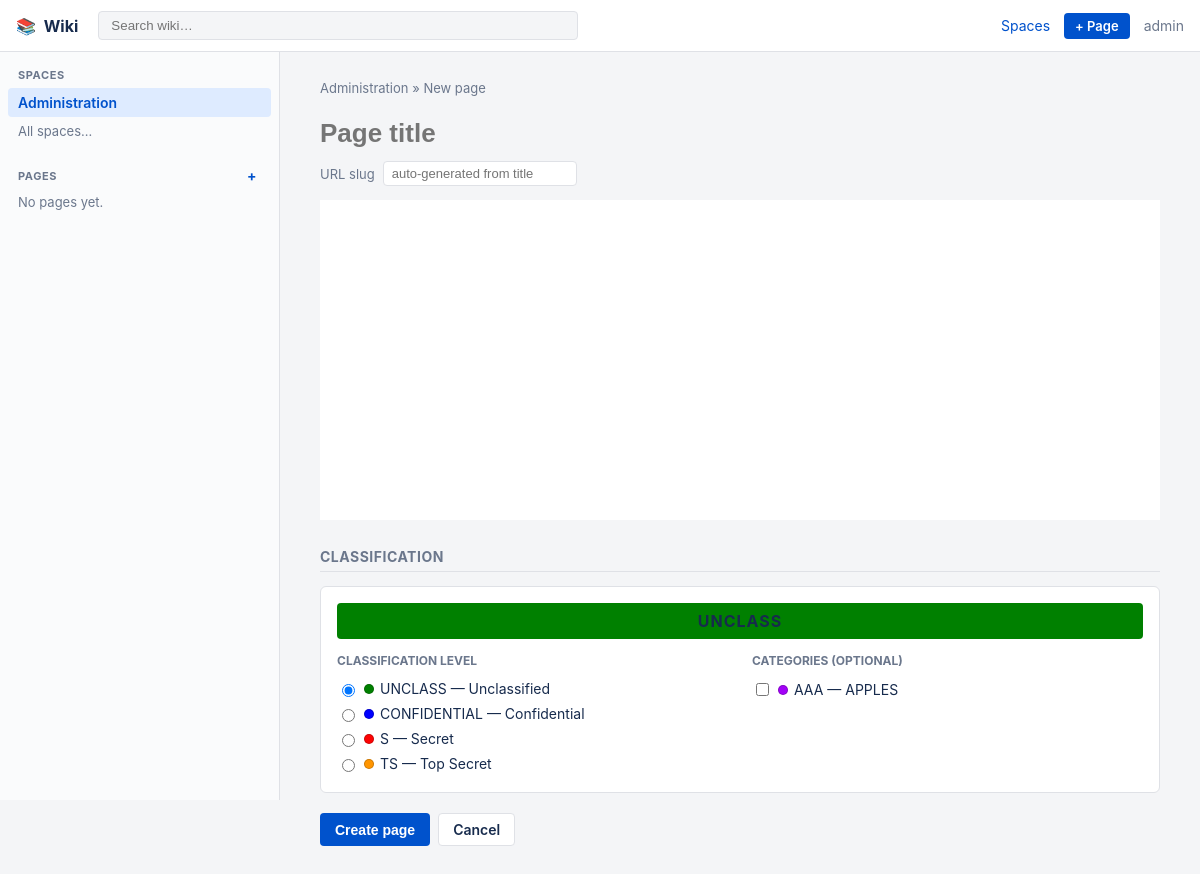
The app's page /wiki/ADM/new/ (signed in) with its own data.
### wiki/models.py (models this page shows, shortened)
class Space(models.Model):
    key = models.SlugField(
        max_length=20, unique=True,
        help_text="Short code used in URLs, e.g. ENG"
    )
    name = models.CharField(max_length=100)
    description = models.TextField(blank=True)
    icon = models.CharField(
        max_length=8, blank=True,
        help_text="Optional emoji shown next to the space name"
    )
    created_by = models.ForeignKey(
        settings.AUTH_USER_MODEL, on_delete=models.PROTECT,
        related_name='wiki_spaces_created'
    )
    created_at = models.DateTimeField(auto_now_add=True)
    class Meta:
        ordering = ['name']

### mls_core/models.py (models this page shows, shortened)
class SecurityLabel(models.Model):
    class LabelType(models.TextChoices):
        LEVEL = "LVL", "Level"
        CATEGORY = "CAT", "Category"
    short_code = models.CharField(
        max_length=10,
        unique=True,
        help_text="Short code (e.g., 'TS', 'S', 'CRYPTO')"
    )
    name = models.CharField(
        max_length=100,
        help_text="Full name of the label"
    )
    label_type = models.CharField(
        max_length=3,
        choices=LabelType.choices,
        default=LabelType.CATEGORY,
        help_text="Level (hierarchical) or Category (compartment)"
    )
    rank = models.IntegerField(
        default=0,
        help_text="For levels: higher rank = more sensitive. Categories ignore this."
    )
    description = models.TextField(
        blank=True,
        help_text="Description of what this label means"
    )
    color = models.CharField(
        max_length=7,
        default="#808080",
        help_text="Color code for display (hex format)"
    )
    created_at = models.DateTimeField(auto_now_add=True)
    updated_at = models.DateTimeField(auto_now=True)
    class Meta:
        ordering = ['label_type', '-rank', 'name']
        verbose_name = "Security Label"
        verbose_name_plural = "Security Labels"
        permissions = [
            ("manage_labels", "Can manage security labels"),
        ]

### wiki/views.py (the view, shortened to what this page needs)
# urls.py: path('<slug:space_key>/new/', views.page_create, name='page_create'),
@login_required
def page_create(request, space_key):
    space = get_object_or_404(Space, key=space_key)
    parent = None
    parent_id = request.GET.get('parent') or request.POST.get('parent')
    if parent_id:
        parent = get_object_or_404(WikiPage, pk=parent_id, space=space)
    levels, categories = get_user_labels_grouped(request.user)
    allowed_label_ids = set(levels.values_list('id', flat=True)) | set(categories.values_list('id', flat=True))
    return render(request, 'wiki/page_form.html', {
        'space': space,
        'parent': parent,
        'levels': levels,
        'categories': categories,
        'is_new': True,
    })

### mls_core/models.py (called while the page is built)
    def get_all_labels(self):
        all_labels = set()
        if self.clearances:
            all_labels.update(self.clearances.securities.all())
        for group in self.mls_groups.filter(is_active=True):
            all_labels.update(group.get_all_labels())
        return SecurityLabel.objects.filter(pk__in=[label.pk for label in all_labels])

### wiki/classification.py (called while the page is built)
def get_user_labels_grouped(user):
    profile = getattr(user, 'security_profile', None)
    if profile is None or not profile.is_active:
        empty = SecurityLabel.objects.none()
        return empty, empty
    allowed = profile.get_all_labels()
    levels = allowed.filter(label_type=SecurityLabel.LabelType.LEVEL).order_by('rank')
    categories = allowed.filter(label_type=SecurityLabel.LabelType.CATEGORY).order_by('short_code')
    return levels, categories

### wiki/templates/wiki/page_form.html (shortened to what this page needs)
{% extends "wiki/base.html" %}
{% load static %}
{% block content %}
<div class="wiki-breadcrumbs">
    <a href="{% url 'wiki:space_detail' space.key %}">{{ space.icon }} {{ space.name }}</a>
    &raquo; {% if is_new %}New page{% else %}Edit{% endif %}
</div>
<form method="post" id="page-form" class="wiki-page-form">
    <input type="text" name="title" id="id_title" class="wiki-title-input" placeholder="Page title"
           value="{{ page.title|default:'' }}" required autofocus>
    {% if is_new %}
        <div class="wiki-slug-row">
            <label for="id_slug">URL slug</label>
            <input type="text" name="slug" id="id_slug" value="" placeholder="auto-generated from title">
        </div>
    {% endif %}
    <div id="editor" class="wiki-editor">{{ page.content_html|default:""|safe }}</div>
    <h3 class="wiki-section-title">Classification</h3>
    {% include "wiki/_classification_picker.html" with levels=levels categories=categories existing_label_ids=existing_label_ids picker_id="page" %}
    <div class="wiki-form-actions">
        <button type="submit" class="btn btn-primary">{% if is_new %}Create page{% else %}Save changes{% endif %}</button>
        <a href="{% if page %}{{ page.get_absolute_url }}{% else %}{% url 'wiki:space_detail' space.key %}{% endif %}" class="btn btn-secondary">Cancel</a>
    </div>
</form>
{% endblock %}
{% block extra_head %}
<link href="https://cdn.jsdelivr.net/npm/quill@2.0.2/dist/quill.snow.css" rel="stylesheet">
{% endblock %}

### wiki/templates/wiki/base.html (shortened to what this page needs)
{% load static %}<!DOCTYPE html>
<html lang="en">
<head>
    <link rel="stylesheet" href="{% static 'wiki/css/wiki.css' %}">
    {% block extra_head %}{% endblock %}
</head>
<body>
    <header class="wiki-topbar">
        <a href="{% url 'wiki:home' %}" class="wiki-brand">
            <span class="wiki-brand-icon">&#128218;</span> Wiki
        </a>
        <form action="{% url 'wiki:search' %}" method="get" class="wiki-search">
            <input type="search" name="q" placeholder="Search wiki&hellip;" value="{{ query|default:'' }}" autocomplete="off">
        </form>
        <nav class="wiki-topnav">
            <a href="{% url 'wiki:space_list' %}">Spaces</a>
            {% if space %}
                <a href="{% url 'wiki:page_create' space.key %}" class="btn btn-primary btn-sm">+ Page</a>
            {% endif %}
            <span class="wiki-user">{{ request.user.username }}</span>
        </nav>
    </header>
    <div class="wiki-body">
        <aside class="wiki-sidebar">
            {% block sidebar %}
            <div class="wiki-sidebar-section">
                <div class="wiki-sidebar-heading">Spaces</div>
                <ul class="wiki-space-switcher">
                    {% if space %}<li class="current"><a href="{% url 'wiki:space_detail' space.key %}">{{ space.icon }} {{ space.name }}</a></li>{% endif %}
                    <li><a href="{% url 'wiki:space_list' %}" class="wiki-muted-link">All spaces&hellip;</a></li>
                </ul>
            </div>
            {% if space %}
            <div class="wiki-sidebar-section">
                <div class="wiki-sidebar-heading">
                    Pages
                    <a href="{% url 'wiki:page_create' space.key %}" class="wiki-add-link" title="New page">+</a>
                </div>
                <ul class="wiki-tree">
                    {% for node in tree %}
                        {% include "wiki/_tree_node.html" with node=node current=page %}
                    {% empty %}
                        <li class="wiki-muted">No pages yet.</li>
                    {% endfor %}
                </ul>
            </div>
            {% endif %}
            {% endblock sidebar %}
        </aside>
        <main class="wiki-content">
            {% block content %}{% endblock %}
        </main>
    </div>
</body>
</html>

### wiki/templates/wiki/_classification_picker.html
<div class="classify-picker" id="classify-{{ picker_id }}">
    <div class="classify-preview" id="classify-preview-{{ picker_id }}">UNCLASSIFIED</div>
    {% if not levels %}
        <p class="wiki-muted">
            Your account has no security clearance assigned, so there's nothing you're allowed to
            classify content as. Ask an administrator to grant you a clearance at
            <a href="/mls/profiles/">Security Profiles</a>.
        </p>
    {% else %}
    <div class="classify-columns">
        <div class="classify-column">
            <div class="classify-heading">Classification Level</div>
            {% for level in levels %}
                <label class="classify-option">
                    <input type="radio" name="label_ids" value="{{ level.id }}" class="classify-input" data-picker="{{ picker_id }}"
                        {% if level.id in existing_label_ids %}checked{% elif forloop.first and not existing_label_ids %}checked{% endif %}>
                    <span class="classify-dot" style="background-color: {{ level.color }};"></span>
                    {{ level.short_code }} &mdash; {{ level.name }}
                </label>
            {% endfor %}
        </div>
        <div class="classify-column">
            <div class="classify-heading">Categories (optional)</div>
            {% for category in categories %}
                <label class="classify-option">
                    <input type="checkbox" name="label_ids" value="{{ category.id }}" class="classify-input" data-picker="{{ picker_id }}"
                        {% if category.id in existing_label_ids %}checked{% endif %}>
                    <span class="classify-dot" style="background-color: {{ category.color }};"></span>
                    {{ category.short_code }} &mdash; {{ category.name }}
                </label>
            {% empty %}
                <div class="wiki-muted">No categories you're cleared for.</div>
            {% endfor %}
        </div>
    </div>
    {% endif %}
</div>

### wiki/static/wiki/css/wiki.css (style rules this page uses)
:root { --wiki-blue: #0052CC; --wiki-blue-light: #DEEBFF; --wiki-bg: #F4F5F7; --wiki-sidebar-bg: #FAFBFC; --wiki-border: #DFE1E6; --wiki-text: #172B4D; --wiki-muted: #6B778C; --wiki-danger: #DE350B; --wiki-success: #00875A; }
* { box-sizing: border-box; }
body { margin: 0; font-family: -apple-system, BlinkMacSystemFont, "Segoe UI", Roboto, Helvetica, Arial, sans-serif; background: var(--wiki-bg); color: var(--wiki-text); }
a { color: var(--wiki-blue); text-decoration: none; }
.wiki-topbar { display: flex; align-items: center; gap: 20px; height: 52px; padding: 0 16px; background: #FFFFFF; border-bottom: 1px solid var(--wiki-border); }
.wiki-brand { font-weight: 700; font-size: 16px; color: var(--wiki-text); white-space: nowrap; }
.wiki-brand-icon { margin-right: 4px; }
.wiki-search { flex: 1; max-width: 480px; }
.wiki-search input { width: 100%; padding: 6px 12px; border: 1px solid var(--wiki-border); border-radius: 4px; background: var(--wiki-bg); }
.wiki-topnav { display: flex; align-items: center; gap: 14px; margin-left: auto; font-size: 14px; }
.wiki-user { color: var(--wiki-muted); }
.wiki-body { display: flex; align-items: flex-start; min-height: calc(100vh - 52px); }
.wiki-sidebar { width: 280px; flex-shrink: 0; background: var(--wiki-sidebar-bg); border-right: 1px solid var(--wiki-border); padding: 16px 8px; min-height: calc(100vh - 52px); }
.wiki-content { flex: 1; padding: 28px 40px; max-width: 960px; }
.wiki-sidebar-section { margin-bottom: 22px; }
.wiki-sidebar-heading { display: flex; justify-content: space-between; align-items: center; font-size: 11px; font-weight: 700; text-transform: uppercase; letter-spacing: 0.6px; color: var(--wiki-muted); padding: 0 10px; margin-bottom: 6px; }
.wiki-add-link { font-weight: 700; font-size: 14px; padding: 0 4px; }
.wiki-space-switcher, .wiki-tree { list-style: none; margin: 0; padding: 0; }
.wiki-space-switcher li a, .wiki-tree-node > a { display: block; padding: 6px 10px; border-radius: 4px; color: var(--wiki-text); font-size: 14px; }
.wiki-space-switcher li.current > a, .wiki-tree-node.active > a { background: var(--wiki-blue-light); color: var(--wiki-blue); font-weight: 600; }
.wiki-muted-link { color: var(--wiki-muted) !important; font-size: 13px !important; }
.wiki-muted { color: var(--wiki-muted); padding: 4px 10px; font-size: 13px; }
.btn { display: inline-block; padding: 7px 14px; border-radius: 4px; border: 1px solid transparent; font-size: 14px; font-weight: 600; cursor: pointer; background: var(--wiki-bg); color: var(--wiki-text); }
.btn-primary { background: var(--wiki-blue); color: #fff; }
.btn-secondary { background: #fff; border-color: var(--wiki-border); }
.btn-sm { padding: 4px 10px; font-size: 13px; }
.wiki-breadcrumbs { font-size: 13px; color: var(--wiki-muted); margin-bottom: 16px; }
.wiki-breadcrumbs a { color: var(--wiki-muted); }
.wiki-children h3, .wiki-section-title { font-size: 14px; text-transform: uppercase; letter-spacing: 0.5px; color: var(--wiki-muted); border-bottom: 1px solid var(--wiki-border); padding-bottom: 6px; margin-top: 28px; }
.wiki-page-form { max-width: 900px; }
.wiki-title-input { width: 100%; font-size: 26px; font-weight: 700; border: none; background: transparent; padding: 6px 0; margin-bottom: 6px; }
.wiki-slug-row { display: flex; align-items: center; gap: 8px; font-size: 13px; color: var(--wiki-muted); margin-bottom: 14px; }
.wiki-slug-row input { border: 1px solid var(--wiki-border); border-radius: 4px; padding: 4px 8px; font-size: 13px; }
.wiki-editor { background: #fff; min-height: 320px; }
.wiki-form-actions { margin-top: 20px; display: flex; gap: 8px; }
.classify-picker { border: 1px solid var(--wiki-border); border-radius: 6px; padding: 16px; background: #fff; }
.classify-preview { text-align: center; font-weight: 700; letter-spacing: 1px; padding: 8px; border-radius: 4px; margin-bottom: 14px; background: #6c757d; color: #172B4D; }
.classify-columns { display: flex; gap: 24px; }
.classify-column { flex: 1; }
.classify-heading { font-size: 12px; font-weight: 700; text-transform: uppercase; color: var(--wiki-muted); margin-bottom: 8px; }
.classify-option { display: flex; align-items: center; gap: 6px; padding: 4px 0; font-size: 14px; cursor: pointer; }
.classify-dot { display: inline-block; width: 10px; height: 10px; border-radius: 50%; flex-shrink: 0; border: 1px solid rgba(0,0,0,0.2); }

### records on screen
Space: name "Administration"
SecurityLabel: label_ids "☑ UNCLASS — Unclassified", short_code "UNCLASS", name "Unclassified"
SecurityLabel: label_ids "☐ CONFIDENTIAL — Confidential", short_code "CONFIDENTIAL", name "Confidential"
SecurityLabel: label_ids "☐ S — Secret", short_code "S", name "Secret"
SecurityLabel: label_ids "☐ TS — Top Secret", short_code "TS", name "Top Secret"
SecurityLabel: short_code "AAA", name "APPLES"

### other values on screen
{{ request.user.username }} "admin"
